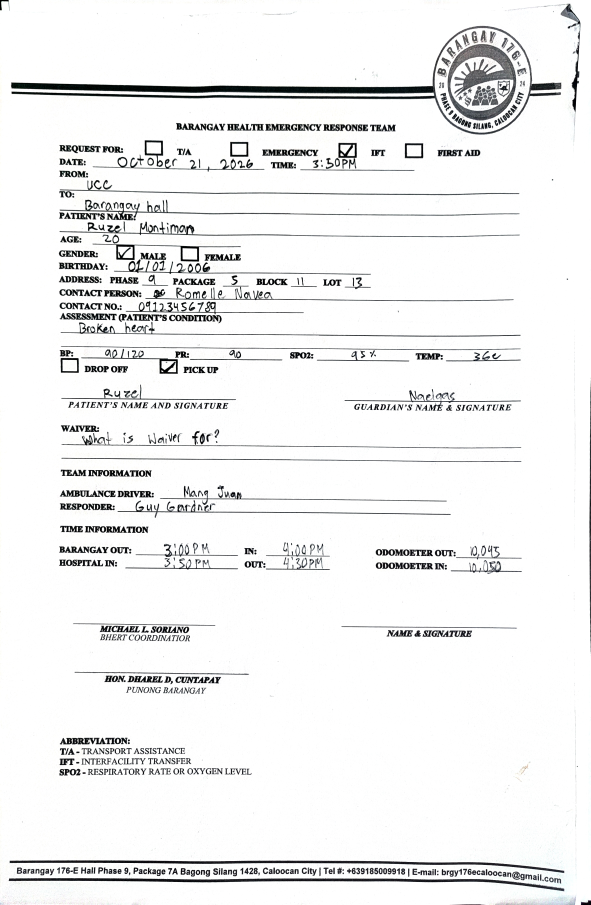
#> input picture fastapi_backend/test/test.jpg, 2362 x 3619 px (shown at 1/4 size)
$ python -i image_preprocessing.py   (imports and definitions only)
#> lines starting #> are read from the running program, lines starting #| are printed output that depends on the picture
"""Prepare uploaded document images for OCR."""
from __future__ import annotations

from collections.abc import Sequence
from math import sqrt

from PIL import Image, ImageEnhance, ImageOps, ImageStat

MAX_PROCESSED_PIXELS = 1_500_000
ANALYSIS_MAX_EDGE = 600
MIN_PAGE_BRIGHTNESS = 145
MIN_EDGE_CONTRAST = 22
EDGE_PADDING_RATIO = 0.008
MIN_RETAINED_DIMENSION_RATIO = 0.45


def preprocess_document_image(image: Image.Image) -> Image.Image:
    """Orient, crop when the page edge is clear, and enhance a form for OCR."""
    oriented_image = ImageOps.exif_transpose(image).convert("RGB")
    cropped_image = _crop_document_if_detectable(oriented_image)
    resized_image = _resize_to_pixel_limit(cropped_image)

    grayscale_image = ImageOps.grayscale(resized_image)
    enhanced_image = ImageOps.autocontrast(grayscale_image, cutoff=0.5)
    enhanced_image = ImageEnhance.Contrast(enhanced_image).enhance(1.3)
    enhanced_image = _apply_gamma(enhanced_image, gamma=1.08)
    return ImageEnhance.Sharpness(enhanced_image).enhance(1.15)


def _resize_to_pixel_limit(image: Image.Image) -> Image.Image:
    pixel_count = image.width * image.height
    if pixel_count <= MAX_PROCESSED_PIXELS:
        return image

    scale = sqrt(MAX_PROCESSED_PIXELS / pixel_count)
    new_size = (
        max(1, round(image.width * scale)),
        max(1, round(image.height * scale)),
    )
    return image.resize(new_size, Image.Resampling.LANCZOS)


def _crop_document_if_detectable(image: Image.Image) -> Image.Image:
    analysis_image = ImageOps.grayscale(image)
    analysis_image.thumbnail(
        (ANALYSIS_MAX_EDGE, ANALYSIS_MAX_EDGE),
        Image.Resampling.BILINEAR,
    )

    scale_x = image.width / analysis_image.width
    scale_y = image.height / analysis_image.height
    horizontal_projection = _horizontal_brightness_projection(analysis_image)
    vertical_projection = _vertical_brightness_projection(analysis_image)

    top = _find_edge(vertical_projection, from_start=True)
    bottom = _find_edge(vertical_projection, from_start=False)
    left = _find_edge(horizontal_projection, from_start=True)
    right = _find_edge(horizontal_projection, from_start=False)

    padding_x = max(1, round(analysis_image.width * EDGE_PADDING_RATIO))
    padding_y = max(1, round(analysis_image.height * EDGE_PADDING_RATIO))
    crop_left = max(0, (left - padding_x) if left is not None else 0)
    crop_top = max(0, (top - padding_y) if top is not None else 0)
    crop_right = min(analysis_image.width, (right + padding_x) if right is not None else analysis_image.width)
    crop_bottom = min(analysis_image.height, (bottom + padding_y) if bottom is not None else analysis_image.height)

    if _crop_is_too_aggressive(analysis_image.size, crop_left, crop_top, crop_right, crop_bottom):
        return image

    original_crop = (
        round(crop_left * scale_x),
        round(crop_top * scale_y),
        min(image.width, round(crop_right * scale_x)),
        min(image.height, round(crop_bottom * scale_y)),
    )
    if original_crop == (0, 0, image.width, image.height):
        return image
    return image.crop(original_crop)


def _horizontal_brightness_projection(image: Image.Image) -> list[float]:
    vertical_margin = round(image.height * 0.1)
    projection: list[float] = []

    for x_coordinate in range(image.width):
        column = image.crop((x_coordinate, vertical_margin, x_coordinate + 1, image.height - vertical_margin))
        projection.append(ImageStat.Stat(column).median[0])

    return projection


def _vertical_brightness_projection(image: Image.Image) -> list[float]:
    horizontal_margin = round(image.width * 0.1)
    projection: list[float] = []

    for y_coordinate in range(image.height):
        row = image.crop((horizontal_margin, y_coordinate, image.width - horizontal_margin, y_coordinate + 1))
        projection.append(ImageStat.Stat(row).median[0])

    return projection


def _find_edge(projection: Sequence[float], from_start: bool) -> int | None:
    if not projection:
        return None

    ordered_values = list(projection if from_start else reversed(projection))
    edge_band_size = max(1, round(len(ordered_values) * 0.025))
    edge_brightness = sum(ordered_values[:edge_band_size]) / edge_band_size
    middle_start = round(len(ordered_values) * 0.4)
    middle_end = max(middle_start + 1, round(len(ordered_values) * 0.6))
    page_brightness = sum(ordered_values[middle_start:middle_end]) / len(ordered_values[middle_start:middle_end])

    # Look for a clear brightness change, including pages on lighter backgrounds.
    if page_brightness < MIN_PAGE_BRIGHTNESS:
        return None
    brightness_difference = page_brightness - edge_brightness
    if brightness_difference < MIN_EDGE_CONTRAST:
        return None

    transition_brightness = edge_brightness + brightness_difference * 0.55
    search_limit = round(len(ordered_values) * 0.4)
    window_size = max(3, round(len(ordered_values) * 0.01))
    required_bright_rows = max(2, round(window_size * 0.75))

    for offset in range(edge_band_size, search_limit):
        window = ordered_values[offset:offset + window_size]
        if len(window) < window_size:
            break

        bright_count = sum(value >= transition_brightness for value in window)
        if bright_count >= required_bright_rows:
            edge = offset if from_start else len(projection) - offset
            return edge

    return None


def _crop_is_too_aggressive(
    image_size: tuple[int, int],
    left: int,
    top: int,
    right: int,
    bottom: int,
) -> bool:
    image_width, image_height = image_size
    crop_width = right - left
    crop_height = bottom - top
    if crop_width <= 0 or crop_height <= 0:
        return True

    return (
        crop_width < image_width * MIN_RETAINED_DIMENSION_RATIO
        or crop_height < image_height * MIN_RETAINED_DIMENSION_RATIO
    )


def _apply_gamma(image: Image.Image, gamma: float) -> Image.Image:
    lookup_table = [round(((value / 255) ** gamma) * 255) for value in range(256)]
    return image.point(lookup_table)

>>> from PIL import Image
>>> picture = Image.open('../../test/test.jpg')
#> picture is the input picture: PIL image 2362x3619 RGB; mean R, G, B 239.8, 240, 240.1
>>> result = preprocess_document_image(picture)
#> in _crop_document_if_detectable, `analysis_image.thumbnail( (ANALYSIS_MAX_EDGE, ANALYSIS_MAX_EDGE), Imag..`:
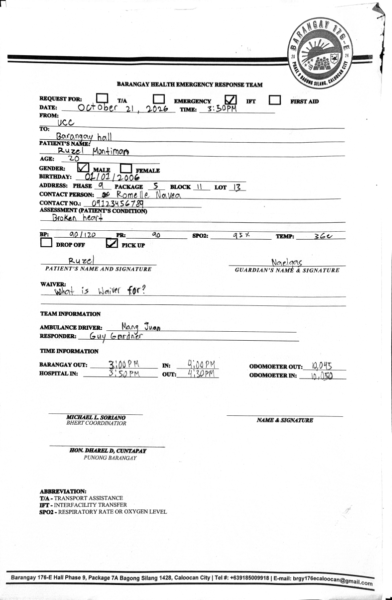
#> analysis_image: PIL image 392x600 L; min 1, max 255, mean 240
#> after the loop in _horizontal_brightness_projection, `for x_coordinate in range(image.width):`: projection = 392 values, max 255 at index 0, min 253 at index 381, mean 254.7
#> in _crop_document_if_detectable, `horizontal_projection = _horizontal_brightness_projection(analysis_ima..`: horizontal_projection has the same summary as projection in _horizontal_brightness_projection
#> after the loop in _vertical_brightness_projection, `for y_coordinate in range(image.height):`: projection = 600 values, max 255 at index 1, min 10 at index 58, mean 248.2
#> in _crop_document_if_detectable, `vertical_projection = _vertical_brightness_projection(analysis_image)`: vertical_projection has the same summary as projection in _vertical_brightness_projection
#> in _find_edge, `ordered_values = list(projection if from_start else reversed(projectio..`: ordered_values has the same summary as projection in _vertical_brightness_projection
#> in _find_edge, `edge_band_size = max(1, round(len(ordered_values) * 0.025))`: edge_band_size = 15
#> in _find_edge, `edge_brightness = sum(ordered_values[:edge_band_size]) / edge_band_size`: edge_brightness = 254.9
#> in _find_edge, `middle_start = round(len(ordered_values) * 0.4)`: middle_start = 240
#> in _find_edge, `middle_end = max(middle_start + 1, round(len(ordered_values) * 0.6))`: middle_end = 360
#> in _find_edge, `page_brightness = sum(ordered_values[middle_start:middle_end]) / len(o..`: page_brightness = 251.7
#> in _find_edge, `brightness_difference = page_brightness - edge_brightness`: brightness_difference = -3.19
#> in _crop_document_if_detectable, `crop_left = max(0, (left - padding_x) if left is not None else 0)`: crop_left = 0
#> in _crop_document_if_detectable, `crop_right = min(analysis_image.width, (right + padding_x) if right is..`: crop_right = 392
#> in _crop_document_if_detectable, `crop_bottom = min(analysis_image.height, (bottom + padding_y) if botto..`: crop_bottom = 600
#> in _crop_is_too_aggressive, `crop_width = right - left`: crop_width = 392
#> in _crop_is_too_aggressive, `crop_height = bottom - top`: crop_height = 600
#> in _crop_document_if_detectable, `original_crop = ( round(crop_left * scale_x), round(crop_top * scale_y..`: original_crop = (0, 0, 2362, 3619)
#> in _resize_to_pixel_limit, `return image.resize(new_size, Image.Resampling.LANCZOS)`:
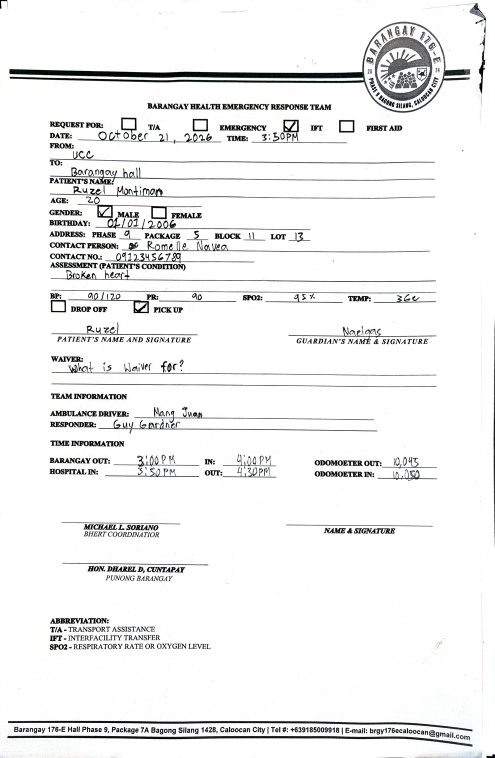
#> returned value: PIL image 989x1516 RGB (shown at 1/2 size); mean R, G, B 239.5, 239.8, 239.8
#> in preprocess_document_image, `enhanced_image = ImageEnhance.Contrast(enhanced_image).enhance(1.3)`:
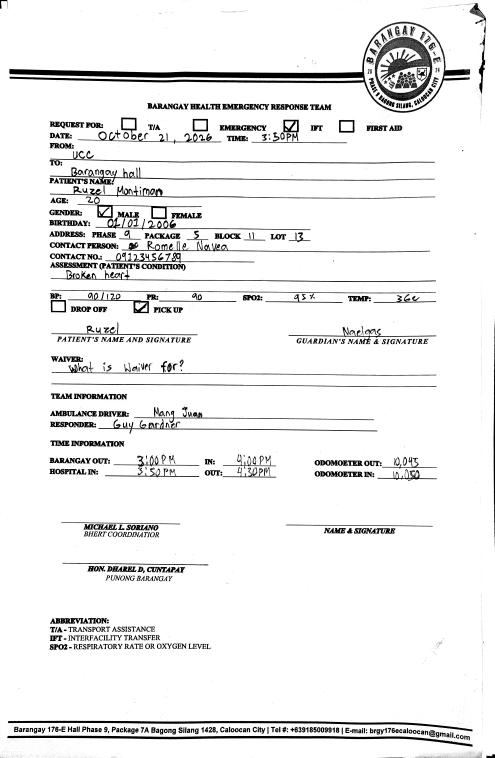
#> enhanced_image: PIL image 989x1516 L (shown at 1/2 size); min 0, max 255, mean 237.8
